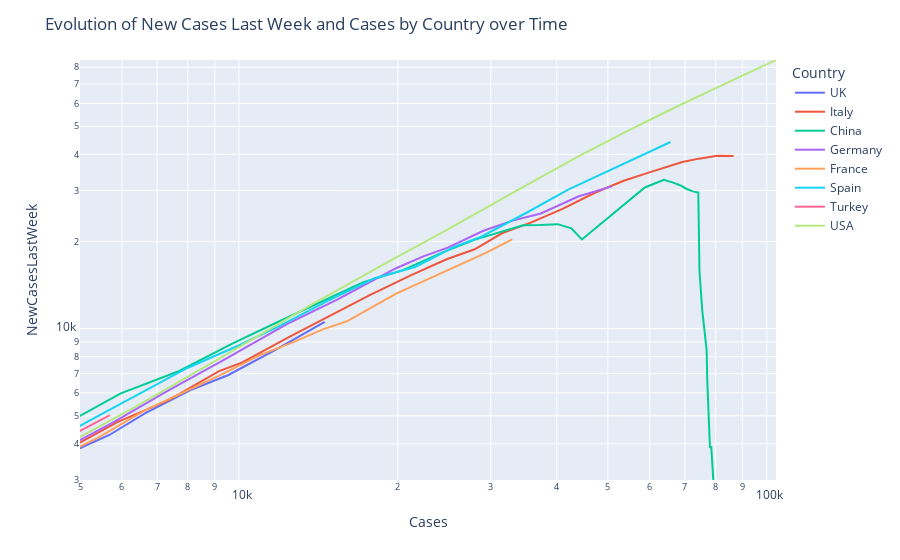

Here is the notebook cell this chart was saved with:
### Code cell
fig = px.line(df[df['Country'].isin(countries)], x="Cases", y="NewCasesLastWeek",
              color="Country", hover_name="Country",
                 range_x=[5000,mcases], range_y=[3000,mnewcases],log_x=True,log_y=True,)
fig.update_layout(title='Evolution of New Cases Last Week and Cases by Country over Time')
fig.show()

### Figure 1 — Plotly figure (JSON) as saved in the notebook; plotly's stock layout.template omitted (floating-point values rounded to 4 significant figures)
{"data": [{"hoverlabel": {"namelength": 0}, "hovertemplate": "<b>%{hovertext}</b><br><br>Country=UK<br>Cases=%{x}<br>NewCasesLastWeek=%{y}", "hovertext": ["UK", "UK", "UK", "UK", "UK", "UK", "UK", "UK", "UK", "UK", "UK", "UK", "UK", "UK", "UK", "UK", "UK", "UK", "UK", "UK", "UK"], "legendgroup": "UK", "line": {"color": "#636efa", "dash": "solid"}, "mode": "lines", "name": "UK", "showlegend": true, "type": "scatter", "x": [209, 278, 321, 383, 460, 590, 798, 1140, 1391, 1543, 1950, 2626, 3269, 3983, 5018, 5683, 6650, 8077, 9529, 11658, 14543], "xaxis": "x", "y": [186, 242, 282, 332, 373, 474, 634, 931, 1113, 1222, 1567, 2166, 2679, 3185, 3878, 4292, 5107, 6127, 6903, 8389, 10560], "yaxis": "y"}, {"hoverlabel": {"namelength": 0}, "hovertemplate": "<b>%{hovertext}</b><br><br>Country=Italy<br>Cases=%{x}<br>NewCasesLastWeek=%{y}", "hovertext": ["Italy", "Italy", "Italy", "Italy", "Italy", "Italy", "Italy", "Italy", "Italy", "Italy", "Italy", "Italy", "Italy", "Italy", "Italy", "Italy", "Italy", "Italy", "Italy", "Italy", "Italy", "Italy", "Italy", "Italy", "Italy", "Italy", "Italy", "Italy", "Italy", "Italy", "Italy", "Italy", "Italy"], "legendgroup": "Italy", "line": {"color": "#EF553B", "dash": "solid"}, "mode": "lines", "name": "Italy", "showlegend": true, "type": "scatter", "x": [229, 323, 470, 655, 889, 1128, 1701, 2036, 2502, 3089, 3858, 4636, 5883, 7375, 9172, 10149, 12462, 15113, 17660, 21157, 24747, 27980, 31506, 35713, 41035, 47021, 53578, 59138, 63927, 69176, 74386, 80589, 86498], "xaxis": "x", "y": [226, 320, 467, 651, 868, 1049, 1544, 1807, 2179, 2619, 3203, 3747, 4755, 5674, 7136, 7647, 9373, 11255, 13024, 15274, 17372, 18808, 21357, 23251, 25922, 29361, 32421, 34391, 35947, 37670, 38673, 39554, 39477], "yaxis": "y"}, {"hoverlabel": {"namelength": 0}, "hovertemplate": "<b>%{hovertext}</b><br><br>Country=China<br>Cases=%{x}<br>NewCasesLastWeek=%{y}", "hovertext": ["China", "China", "China", "China", "China", "China", "China", "China", "China", "China", "China", "China", "China", "China", "China", "China", "China", "China", "China", "China", "China", "China", "China", "China", "China", "China", "China", "China", "China", "China", "China", "China", "China", "China", "China", "China", "China", "China", "China", "China", "China", "China", "China", "China", "China", "China", "China", "China", "China", "China", "China", "China", "China", "China", "China", "China", "China", "China", "China", "China", "China", "China", "China", "China", "China", "China"], "legendgroup": "China", "line": {"color": "#00cc96", "dash": "solid"}, "mode": "lines", "name": "China", "showlegend": true, "type": "scatter", "x": [571, 830, 1287, 1975, 2744, 4515, 5974, 7711, 9692, 11791, 14380, 17205, 20440, 24324, 28018, 31161, 34546, 37198, 40171, 42638, 44653, 58761, 63851, 66492, 68500, 70548, 72436, 74185, 74576, 75465, 76288, 76936, 77150, 77658, 78064, 78497, 78824, 79251, 79824, 80026, 80151, 80270, 80409, 80552, 80651, 80695, 80735, 80754, 80778, 80793, 80813, 80824, 80844, 80860, 80881, 80894, 80928, 80967, 81008, 81054, 81093, 81171, 81218, 81285, 81340, 81394], "xaxis": "x", "y": [571, 830, 1287, 1975, 2744, 4515, 5974, 7140, 8862, 10504, 12405, 14461, 15925, 18350, 20307, 21469, 22755, 22818, 22966, 22198, 20329, 30743, 32690, 31946, 31302, 30377, 29798, 29532, 15815, 11614, 9796, 8436, 6602, 5222, 3879, 3921, 3359, 2963, 2888, 2876, 2493, 2206, 1912, 1728, 1400, 871, 709, 603, 508, 384, 261, 173, 149, 125, 127, 116, 135, 154, 184, 210, 233, 290, 324, 357, 373, 386], "yaxis": "y"}, {"hoverlabel": {"namelength": 0}, "hovertemplate": "<b>%{hovertext}</b><br><br>Country=Germany<br>Cases=%{x}<br>NewCasesLastWeek=%{y}", "hovertext": ["Germany", "Germany", "Germany", "Germany", "Germany", "Germany", "Germany", "Germany", "Germany", "Germany", "Germany", "Germany", "Germany", "Germany", "Germany", "Germany", "Germany", "Germany", "Germany", "Germany", "Germany", "Germany", "Germany", "Germany", "Germany"], "legendgroup": "Germany", "line": {"color": "#ab63fa", "dash": "solid"}, "mode": "lines", "name": "Germany", "showlegend": true, "type": "scatter", "x": [203, 262, 545, 670, 800, 1040, 1224, 1565, 1966, 2745, 3675, 4599, 5813, 7272, 9367, 12327, 15320, 19848, 22364, 24873, 29056, 32991, 37323, 43938, 50871], "xaxis": "x", "y": [185, 236, 497, 596, 721, 910, 1059, 1362, 1704, 2200, 3005, 3799, 4773, 6048, 7802, 10361, 12575, 16173, 17765, 19060, 21784, 23624, 24996, 28618, 31023], "yaxis": "y"}, {"hoverlabel": {"namelength": 0}, "hovertemplate": "<b>%{hovertext}</b><br><br>Country=France<br>Cases=%{x}<br>NewCasesLastWeek=%{y}", "hovertext": ["France", "France", "France", "France", "France", "France", "France", "France", "France", "France", "France", "France", "France", "France", "France", "France", "France", "France", "France", "France", "France", "France", "France", "France", "France"], "legendgroup": "France", "line": {"color": "#FFA15A", "dash": "solid"}, "mode": "lines", "name": "France", "showlegend": true, "type": "scatter", "x": [212, 285, 423, 653, 949, 1209, 1412, 1784, 2281, 2876, 3661, 4499, 5423, 6633, 7730, 9134, 10995, 12612, 14459, 16018, 19856, 22304, 25233, 29155, 32964], "xaxis": "x", "y": [198, 267, 385, 596, 849, 1079, 1221, 1572, 1996, 2453, 3008, 3550, 4214, 5221, 5946, 6853, 8119, 8951, 9960, 10595, 13223, 14574, 16099, 18160, 20352], "yaxis": "y"}, {"hoverlabel": {"namelength": 0}, "hovertemplate": "<b>%{hovertext}</b><br><br>Country=Spain<br>Cases=%{x}<br>NewCasesLastWeek=%{y}", "hovertext": ["Spain", "Spain", "Spain", "Spain", "Spain", "Spain", "Spain", "Spain", "Spain", "Spain", "Spain", "Spain", "Spain", "Spain", "Spain", "Spain", "Spain", "Spain", "Spain", "Spain", "Spain", "Spain", "Spain", "Spain"], "legendgroup": "Spain", "line": {"color": "#19d3f3", "dash": "solid"}, "mode": "lines", "name": "Spain", "showlegend": true, "type": "scatter", "x": [228, 282, 401, 525, 674, 1231, 1695, 2277, 3146, 5232, 6391, 7988, 9942, 11826, 14769, 18077, 21571, 25496, 28768, 35136, 42058, 49515, 57786, 65719], "xaxis": "x", "y": [215, 257, 368, 467, 590, 1111, 1530, 2049, 2864, 4831, 5866, 7314, 8711, 10131, 12492, 14931, 16339, 19105, 20780, 25194, 30232, 34746, 39709, 44148], "yaxis": "y"}, {"hoverlabel": {"namelength": 0}, "hovertemplate": "<b>%{hovertext}</b><br><br>Country=Turkey<br>Cases=%{x}<br>NewCasesLastWeek=%{y}", "hovertext": ["Turkey", "Turkey", "Turkey", "Turkey", "Turkey", "Turkey", "Turkey", "Turkey", "Turkey"], "legendgroup": "Turkey", "line": {"color": "#FF6692", "dash": "solid"}, "mode": "lines", "name": "Turkey", "showlegend": true, "type": "scatter", "x": [359, 670, 947, 1236, 1529, 1872, 2433, 3629, 5698], "xaxis": "x", "y": [358, 665, 941, 1218, 1482, 1774, 2242, 3270, 5028], "yaxis": "y"}, {"hoverlabel": {"namelength": 0}, "hovertemplate": "<b>%{hovertext}</b><br><br>Country=USA<br>Cases=%{x}<br>NewCasesLastWeek=%{y}", "hovertext": ["USA", "USA", "USA", "USA", "USA", "USA", "USA", "USA", "USA", "USA", "USA", "USA", "USA", "USA", "USA", "USA", "USA", "USA", "USA", "USA", "USA", "USA", "USA"], "legendgroup": "USA", "line": {"color": "#B6E880", "dash": "solid"}, "mode": "lines", "name": "USA", "showlegend": true, "type": "scatter", "x": [221, 319, 435, 541, 704, 994, 1301, 1630, 2183, 2770, 3613, 4596, 6344, 9197, 13779, 19367, 24192, 33592, 43781, 54856, 68211, 85435, 104126], "xaxis": "x", "y": [161, 256, 367, 466, 604, 870, 1143, 1409, 1864, 2335, 3072, 3892, 5350, 7896, 12149, 17184, 21422, 29979, 39185, 48512, 59014, 71656, 84759], "yaxis": "y"}], "layout": {"legend": {"title": {"text": "Country"}, "tracegroupgap": 0}, "margin": {"t": 60}, "title": {"text": "Evolution of New Cases Last Week and Cases by Country over Time"}, "xaxis": {"anchor": "y", "domain": [0, 1], "range": [3.699, 5.018], "title": {"text": "Cases"}, "type": "log"}, "yaxis": {"anchor": "x", "domain": [0, 1], "range": [3.477, 4.928], "title": {"text": "NewCasesLastWeek"}, "type": "log"}}}
